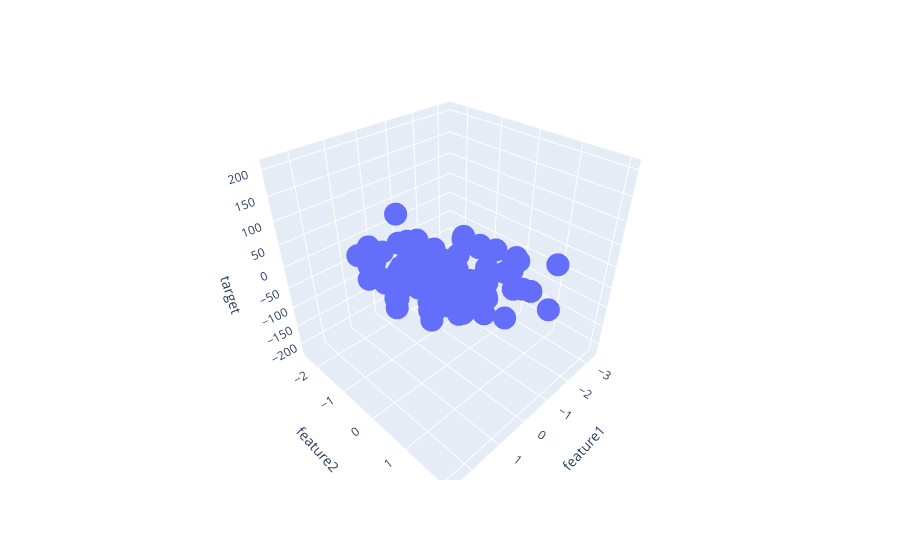

Here is the notebook cell this chart was saved with:
### Code cell
px.scatter_3d(df, x='feature1', y='feature2', z = 'target')
